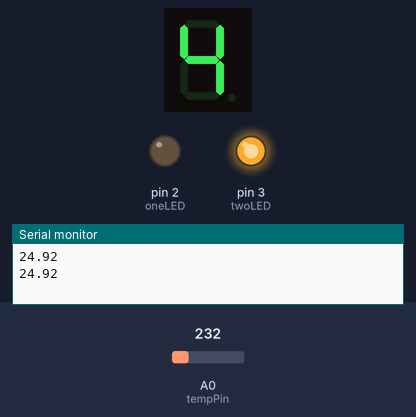
This sketch was run on a simulated Arduino Uno, built with avr-gcc and run on an emulated ATmega328P. Parts: 1-digit seven-segment display, output pins drawn as LEDs (lit = HIGH), the last lines printed to the serial monitor. Wiring (inferred from the names in the program): 1-digit 7-segment display, segments lit when LOW: segments pin 7, pin 6, pin 5, pin 11, pin 10, pin 8, pin 9, pin 4. The inputs (shaded band) are chosen by the test bench; at power-on: A0 (tempPin) = 232. The segment pins are drawn as the display they are named for; pins used as bus, display or sensor lines are not drawn.

Above: at 5.8 s.
5.9 s: A0 (tempPin) set to 200
At 11.2 s:
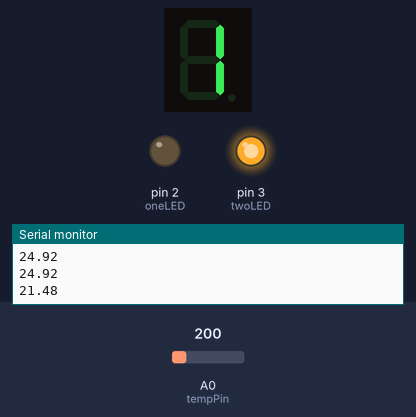
11.9 s: A0 (tempPin) set to 174
At 16.3 s:
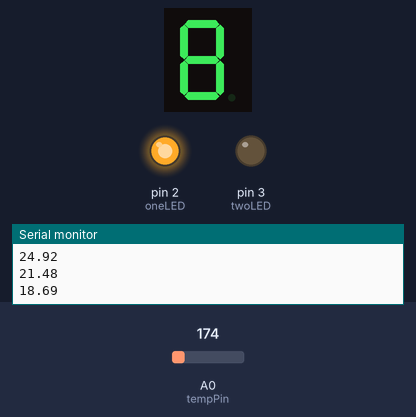
17.9 s: A0 (tempPin) set to 336
At 21.3 s:
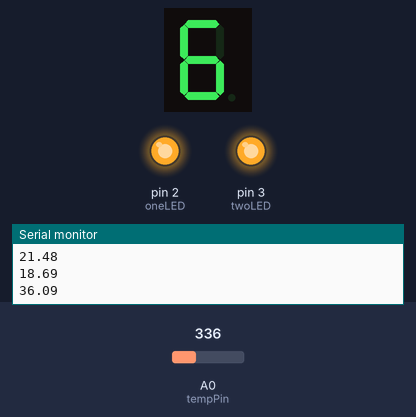
23.9 s: A0 (tempPin) set to 201
At 26.3 s:
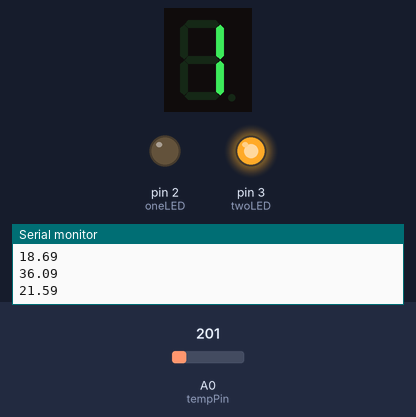
Timing chart, 0 to 27.8 s (numbered marks = the images above; inputs shaded):
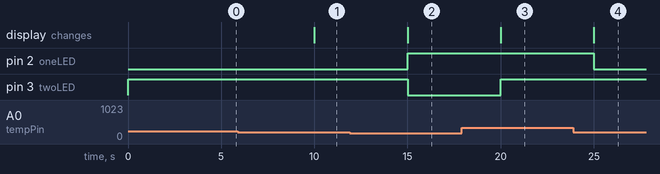

Measured:
- the behaviour switches between 187 and 186 on A0 (tempPin) (found by bisection; images 1 and 2)
- after the input at 5.9 s, the display: changes after 4.1 s (image 1)
- after the input at 11.9 s, pin 2 (oneLED): LOW → HIGH after 3.1 s; pin 3 (twoLED): HIGH → LOW after 3.1 s; the display: changes after 3.1 s (image 2)
- after the input at 17.9 s, pin 3 (twoLED): LOW → HIGH after 2.1 s; the display: changes after 2.1 s (image 3)
- after the input at 23.9 s, pin 2 (oneLED): HIGH → LOW after 1.1 s; the display: changes after 1.1 s (image 4)

The sketch:

AirThermometer.ino
```cpp
#include <SoftwareSerial.h>
int tempPin=0;
int termoResistorValue;
int twoLED =3;
int oneLED =2;
int a=7;
int b=6;
int c=5;
int d=11;
int e=10;
int f=8;
int g=9;
int dp=4;
String temperatureString = "";
void digital_1(void)
{
  unsigned char j;
  digitalWrite(c,LOW);//Set C Segment to low which lights this segment
  digitalWrite(b,LOW);//Set B Segment to low which lights this segment
  for(j=7;j<=11;j++)//Set the rest Segments to high which turn off this segment.
    digitalWrite(j,HIGH);
  digitalWrite(dp,HIGH);//Turn off DP segment (the little dot on the right down part)
}
//Display Number 2
void digital_2(void)
{
  unsigned char j;
  digitalWrite(b,LOW);
  digitalWrite(a,LOW);
  for(j=9;j<=11;j++)
    digitalWrite(j,LOW);
  digitalWrite(dp,HIGH);
  digitalWrite(c,HIGH);
  digitalWrite(f,HIGH);
}
//Display Number 3
void digital_3(void)
{
  unsigned char j;
  digitalWrite(g,LOW);
  digitalWrite(d,LOW);
  for(j=5;j<=7;j++)
    digitalWrite(j,LOW);
  digitalWrite(dp,HIGH);
  digitalWrite(f,HIGH);
  digitalWrite(e,HIGH);
}
//Display Number 4
void digital_4(void)
{
  digitalWrite(c,LOW);
  digitalWrite(b,LOW);
  digitalWrite(f,LOW);
  digitalWrite(g,LOW);
  digitalWrite(dp,HIGH);
  digitalWrite(a,HIGH);
  digitalWrite(e,HIGH);
  digitalWrite(d,HIGH);
}
//Display Number 5
void digital_5(void)
{
  unsigned char j;
  for(j=7;j<=9;j++)
    digitalWrite(j,LOW);
  digitalWrite(c,LOW);
  digitalWrite(d,LOW);
  digitalWrite(dp,HIGH);
  digitalWrite(b,HIGH);
  digitalWrite(e,HIGH);
}
//Display Number 6
void digital_6(void)
{
  unsigned char j;
  for(j=7;j<=11;j++)
    digitalWrite(j,LOW);
  digitalWrite(c,LOW);
  digitalWrite(dp,HIGH);
  digitalWrite(b,HIGH);
}
//Display Number 7
void digital_7(void)
{
  unsigned char j;
  for(j=5;j<=7;j++)
    digitalWrite(j,LOW);
  digitalWrite(dp,HIGH);
  for(j=8;j<=11;j++)
    digitalWrite(j,HIGH);
}
//Display Number 8
void digital_8(void)
{
  unsigned char j;
  for(j=5;j<=11;j++)
    digitalWrite(j,LOW);
  digitalWrite(dp,HIGH);
}
void digital_9(void)
{
  unsigned char j;
  for(j=5;j<=9;j++)
    digitalWrite(j,LOW);
  digitalWrite(f,LOW);
  digitalWrite(dp,HIGH);
  digitalWrite(e,HIGH);
}
void digital_0(void)
{
  unsigned char j;
  for(j=5;j<=8;j++)
    digitalWrite(j,LOW);
  digitalWrite(d,LOW);
  digitalWrite(e,LOW);
  digitalWrite(dp,HIGH);
  digitalWrite(g,HIGH);
}
void drawDigit(char drawdigit){
  int value = drawdigit-'0';
  switch (value){
    case 1:
      digital_1();
      break;
    case 2:
      digital_2();
      break;
    case 3:
      digital_3();
      break;
    case 4:
      digital_4();
      break;
    case 5:
      digital_5();
      break;
    case 6:
      digital_6();
      break;
    case 7:
      digital_7();
      break;
    case 8:
      digital_8();
      break;
    case 9:
      digital_9();
      break;
    default:
        digital_0();
    //break;
    }
  }
void setup() {
  analogReference(INTERNAL); //  changing aRef to 1.1V for better resolution
  Serial.begin(9600);
  int i;//Set Pin Mode as output
  for(i=2;i<=11;i++)
    pinMode(i,OUTPUT);

}
void loop() {
  digitalWrite(oneLED,LOW);
  digitalWrite(twoLED,LOW);
  termoResistorValue = analogRead(tempPin);
  float temperatureInC=termoResistorValue / 9.3092;
  /* 1.1V / 1024 = 1.0742 mV. 10 mV is equal to 1 degree Celsius.
  10/ 1.0742 ~9.3092
  */
  temperatureString = (String)temperatureInC;
  char charToDraw = temperatureString.charAt(1);
  if (temperatureInC >= 10 and temperatureInC < 20) {
    digitalWrite(oneLED,HIGH);
    Serial.println(temperatureInC);

    }
  else if (temperatureInC >= 20 and temperatureInC < 30){
    digitalWrite(twoLED,HIGH);
    Serial.println(temperatureInC);
    }
  else {
    digitalWrite(twoLED,HIGH);
    digitalWrite(oneLED,HIGH);
    Serial.println(temperatureInC);
    }
    drawDigit(charToDraw);
    delay(5000);
}
```
